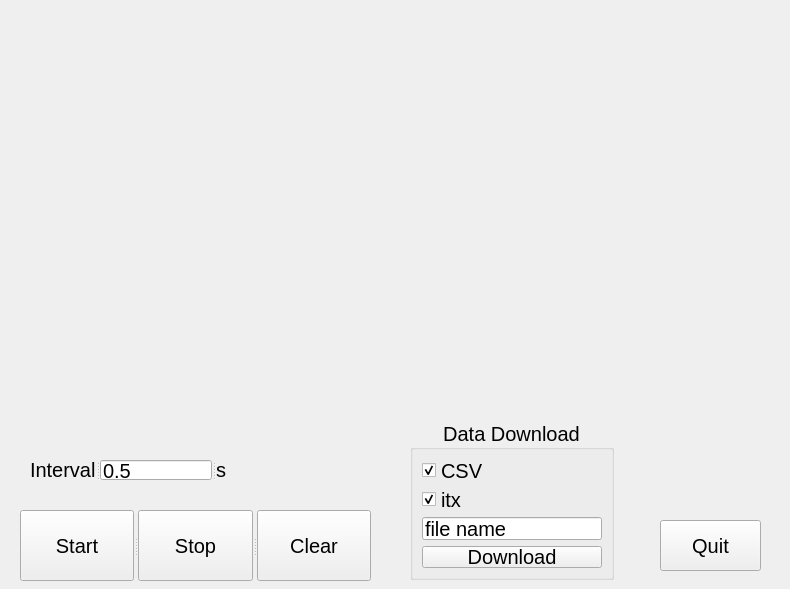
<?xml version="1.0" encoding="UTF-8"?>
<ui version="4.0">
 <class>QWidget</class>
 <widget class="QWidget" name="QWidget">
  <property name="windowModality">
   <enum>Qt::NonModal</enum>
  </property>
  <property name="enabled">
   <bool>true</bool>
  </property>
  <property name="geometry">
   <rect>
    <x>0</x>
    <y>0</y>
    <width>790</width>
    <height>589</height>
   </rect>
  </property>
  <property name="sizePolicy">
   <sizepolicy hsizetype="Preferred" vsizetype="Preferred">
    <horstretch>0</horstretch>
    <verstretch>0</verstretch>
   </sizepolicy>
  </property>
  <property name="font">
   <font>
    <pointsize>15</pointsize>
   </font>
  </property>
  <property name="cursor">
   <cursorShape>ArrowCursor</cursorShape>
  </property>
  <property name="windowTitle">
   <string>Form</string>
  </property>
  <widget class="MplWidget" name="MplWidget" native="true">
   <property name="geometry">
    <rect>
     <x>0</x>
     <y>0</y>
     <width>791</width>
     <height>401</height>
    </rect>
   </property>
   <property name="sizePolicy">
    <sizepolicy hsizetype="Preferred" vsizetype="Preferred">
     <horstretch>0</horstretch>
     <verstretch>0</verstretch>
    </sizepolicy>
   </property>
  </widget>
  <widget class="QPushButton" name="quitbtn">
   <property name="geometry">
    <rect>
     <x>660</x>
     <y>520</y>
     <width>101</width>
     <height>51</height>
    </rect>
   </property>
   <property name="text">
    <string>Quit</string>
   </property>
  </widget>
  <widget class="QGroupBox" name="groupBox">
   <property name="geometry">
    <rect>
     <x>410</x>
     <y>420</y>
     <width>204</width>
     <height>160</height>
    </rect>
   </property>
   <property name="title">
    <string>Data Download</string>
   </property>
   <property name="alignment">
    <set>Qt::AlignCenter</set>
   </property>
   <property name="flat">
    <bool>false</bool>
   </property>
   <property name="checkable">
    <bool>false</bool>
   </property>
   <layout class="QVBoxLayout" name="verticalLayout">
    <item>
     <widget class="QCheckBox" name="csvcheck">
      <property name="tabletTracking">
       <bool>false</bool>
      </property>
      <property name="text">
       <string>CSV</string>
      </property>
      <property name="checked">
       <bool>true</bool>
      </property>
      <property name="tristate">
       <bool>true</bool>
      </property>
     </widget>
    </item>
    <item>
     <widget class="QCheckBox" name="itxcheck">
      <property name="text">
       <string>itx</string>
      </property>
      <property name="checked">
       <bool>true</bool>
      </property>
      <property name="tristate">
       <bool>true</bool>
      </property>
     </widget>
    </item>
    <item>
     <widget class="QLineEdit" name="name">
      <property name="text">
       <string>file name</string>
      </property>
     </widget>
    </item>
    <item>
     <widget class="QPushButton" name="downloadbtn">
      <property name="text">
       <string>Download</string>
      </property>
     </widget>
    </item>
   </layout>
  </widget>
  <widget class="QSplitter" name="splitter">
   <property name="geometry">
    <rect>
     <x>30</x>
     <y>460</y>
     <width>196</width>
     <height>20</height>
    </rect>
   </property>
   <property name="orientation">
    <enum>Qt::Horizontal</enum>
   </property>
   <widget class="QLabel" name="interval_label">
    <property name="text">
     <string>Interval</string>
    </property>
   </widget>
   <widget class="QLineEdit" name="interval">
    <property name="text">
     <string>0.5</string>
    </property>
   </widget>
   <widget class="QLabel" name="interval_unit">
    <property name="text">
     <string>s</string>
    </property>
   </widget>
  </widget>
  <widget class="QSplitter" name="splitter_2">
   <property name="geometry">
    <rect>
     <x>20</x>
     <y>510</y>
     <width>351</width>
     <height>71</height>
    </rect>
   </property>
   <property name="orientation">
    <enum>Qt::Horizontal</enum>
   </property>
   <widget class="QPushButton" name="startbtn">
    <property name="text">
     <string>Start</string>
    </property>
   </widget>
   <widget class="QPushButton" name="stopbtn">
    <property name="text">
     <string>Stop</string>
    </property>
   </widget>
   <widget class="QPushButton" name="clearbtn">
    <property name="sizePolicy">
     <sizepolicy hsizetype="Minimum" vsizetype="Minimum">
      <horstretch>0</horstretch>
      <verstretch>0</verstretch>
     </sizepolicy>
    </property>
    <property name="text">
     <string>Clear</string>
    </property>
   </widget>
  </widget>
 </widget>
 <customwidgets>
  <customwidget>
   <class>MplWidget</class>
   <extends>QWidget</extends>
   <header>mplwidget.h</header>
   <container>1</container>
  </customwidget>
 </customwidgets>
 <resources/>
 <connections>
  <connection>
   <sender>quitbtn</sender>
   <signal>clicked()</signal>
   <receiver>QWidget</receiver>
   <slot>close()</slot>
   <hints>
    <hint type="sourcelabel">
     <x>403</x>
     <y>493</y>
    </hint>
    <hint type="destinationlabel">
     <x>470</x>
     <y>494</y>
    </hint>
   </hints>
  </connection>
 </connections>
</ui>
